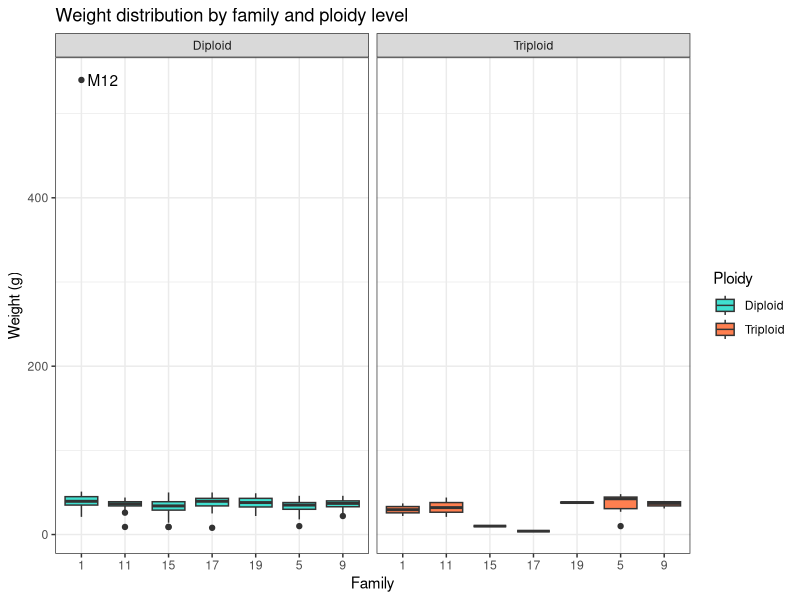
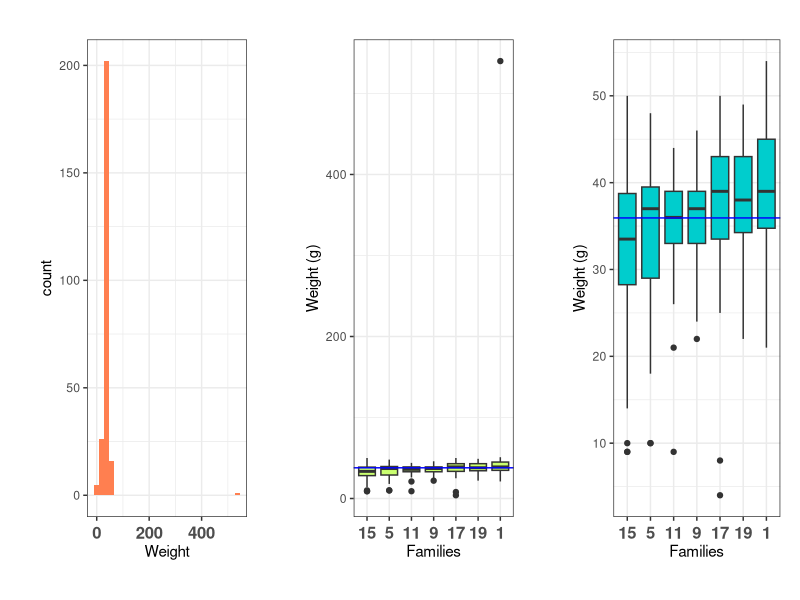
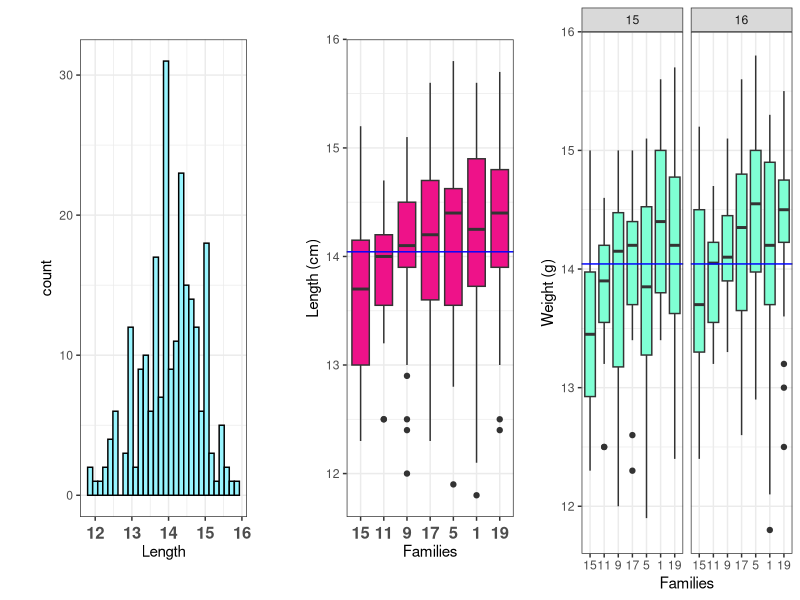

These figures' R source, in order:
# ------------------------------------------------------------------------------------------------------------------
# Clase 06 - Script de manipulación avanzada de datos con tidyr y dplyr
# Dr. José Gallardo Matus & Dra. María Angélica Rueda Calderón
# 25 abril 2023
# Diplomado en Análisis de Datos y Modelamiento Predictivo con Aprendizaje Automático para la Acuicultura.
# ------------------------------------------------------------------------------------------------------------------

# Habilita paquetes
library(readxl) # Para importar datos a R

library(dplyr) # Para manipular datos

library(tidyr) # Para manipular datos

library(ggplot2) # Para hacer gráficos

library(gridExtra)

# Importar base de datos
salmon <- read_excel("salmon.xlsx", na = "NA")

# Ordenar la variable Sample de menor a mayor usando arrange
salmon <- salmon%>% 
          arrange(Sample)

# Transformar variables tipo chr a factor
salmon$Sample <- as.factor(salmon$Sample)
salmon$Ploidy <- as.factor(salmon$Ploidy)
salmon$Family <- as.factor(salmon$Family)
salmon$Tank <- as.factor(salmon$Tank)

# Identificar datos atípicos, duplicados o faltantes (NA) con summary
summary(salmon)

# Ver la dimensión de la nueva base de datos con datos faltantes
dim(salmon)

# Omitir/quitar datos faltantes na.omit()
salmon_new <- na.omit(salmon)

# Ver la dimensión de la nueva base de datos sin datos faltantes 
dim(salmon_new)

# Reemplazar datos faltantes por la media, mediana con replace_na()
  
salmon <- salmon%>% mutate(Weight = replace_na(Weight,median(Weight, na.rm = TRUE)),
                           Length = replace_na(Length,median(Length, na.rm = TRUE)))


# Identificar información duplicada en todas las columnas usando duplicated()
dups_all <- salmon %>% filter(duplicated(.))


# Identificar observaciones que están duplicadas para el mismo individuo (Sample) usando duplicated()
dups_id <- salmon %>% filter(duplicated(Sample))

# Unificar observaciones duplicadas usando distinct()
salmon_unified <- salmon %>% distinct(Sample, .keep_all = TRUE)

# Muestra las diez primeras observaciones de la nueva base de datos con head()

head(salmon_unified,10)

# Identificar valores atípicos (outliers)
datos_outliers_bajos <- salmon_unified %>%
  filter(Weight < (quantile(Weight, 0.25) - 1.5*IQR(Weight)) | Length < (quantile(Length, 0.25) - 1.5*IQR(Length))) 

datos_outliers_altos <- salmon_unified %>%
  filter(Weight > (quantile(Weight, 0.75) + 1.5*IQR(Weight)) | Length > (quantile(Length, 0.75) + 1.5*IQR(Length)))

# Unir las observaciones de datos_outliers_bajos y datos_outliers_altos con rbind
datos_outliers <- rbind(datos_outliers_bajos,datos_outliers_altos)

# Generar base de datos sin valores atípicos (outliers)
datos_sin_outliers <- anti_join(salmon_unified, datos_outliers, by = "Sample")

# Modificar dato atípico usando mutate()
salmon_mod <- salmon_unified %>%
  mutate(Weight = ifelse(Sample == "M12", 54, Weight))

# facet_wrap()```**: Permite dividir una gráfica en paneles o subgráficos basados en una o varias variables categóricas.  

ggplot(salmon_unified, aes(x = Family, y = Weight, fill = Ploidy)) + 
  geom_boxplot() +
  scale_fill_manual(values = c("turquoise", "coral")) +
  facet_wrap(~ Ploidy) +
  labs(title = "Weight distribution by family and ploidy level",
       x = "Family",
       y = "Weight (g)") +
  theme_bw() +
  geom_text(data = filter(salmon_unified, Weight > quantile(Weight, 0.75) + 1.5*IQR(Weight)),
            aes(label = Sample), hjust = -0.2, vjust = 0.5)


# grid.arrange(p, q, r, ncol = 3) : se utiliza para combinar varios gráficos de ggplot en una sola figura.

# Hacer tema con características a aplicar en los gráficos 
theme_customizado <-  theme(axis.text.x = element_text(size = 12, face = "bold", hjust = 0.5, vjust = 0.5), 
                            plot.margin = unit(c(1,0.5,1,1), "cm"))

# Hacer gráficos con ggplot2 y mostrarlos en una sola figura con grid.arrange()
p <- ggplot(salmon_unified, aes(x = Weight)) + 
  geom_histogram(fill="coral", bins=30) +
  theme_bw()+
  theme_customizado

q <- ggplot(data = salmon_unified, aes(x = reorder(Family, Weight, FUN = mean), y = Weight))+
  geom_boxplot(fill="darkolivegreen1")+
  labs(x="Families", y="Weight (g)")+ 
  geom_hline(yintercept = mean(salmon_unified$Weight), linetype = "solid", color = "blue")+
  theme_bw()+
  theme_customizado


r <- ggplot(data = salmon_mod, aes(x = reorder(Family, Weight, FUN = mean), y = Weight))+
  geom_boxplot(fill="cyan3")+
  labs(x="Families", y="Weight (g)")+ 
  geom_hline(yintercept = mean(salmon_mod$Weight), linetype = "solid", color = "blue")+
  theme_bw()+
  theme_customizado


grid.arrange(p, q, r, ncol = 3)

# Ejercicio individual
# Use el objeto datos_sin_outliers creado en la clase para:  
# 1) Hacer histograma de Length,
# 2) Hacer boxplot de Length por Family con la recta horizontal que indica el promedio de Lenght 
# 3) Hacer boxplot de Lenght por Family con la recta horizontal que indica el promedio de Lenght y por Tank use facet_wrap(~ Tank)
# 4) Coloque en una sola figura los graficos de los items 1, 2 y 3 usando grid.arrange()





# Respuesta del ejercicio
# Hacer gráficos con ggplot2 y mostrarlos en una sola figura con grid.arrange()
#1). 
s <- ggplot(datos_sin_outliers, aes(x = Length)) + 
  geom_histogram(color="black",fill="cadetblue1", bins=30) +
  theme_bw()+
  theme_customizado

#2).
t <- ggplot(data = datos_sin_outliers, aes(x = reorder(Family, Length, FUN = mean), y = Length))+
  geom_boxplot(fill="deeppink2")+
  labs(x="Families", y="Length (cm)")+ 
  geom_hline(yintercept = mean(datos_sin_outliers$Length), linetype = "solid", color = "blue")+
  theme_bw()+
  theme_customizado

#3).
u <- ggplot(data = datos_sin_outliers, aes(x = reorder(Family, Length, FUN = mean), y = Length))+
  geom_boxplot(fill="aquamarine")+
  labs(x="Families", y="Weight (g)")+ 
  geom_hline(yintercept = mean(datos_sin_outliers$Length), linetype = "solid", color = "blue")+
  theme_bw()+ facet_wrap(~ Tank)
  theme_customizado

#4).
  grid.arrange(s, t, u, ncol = 3)
